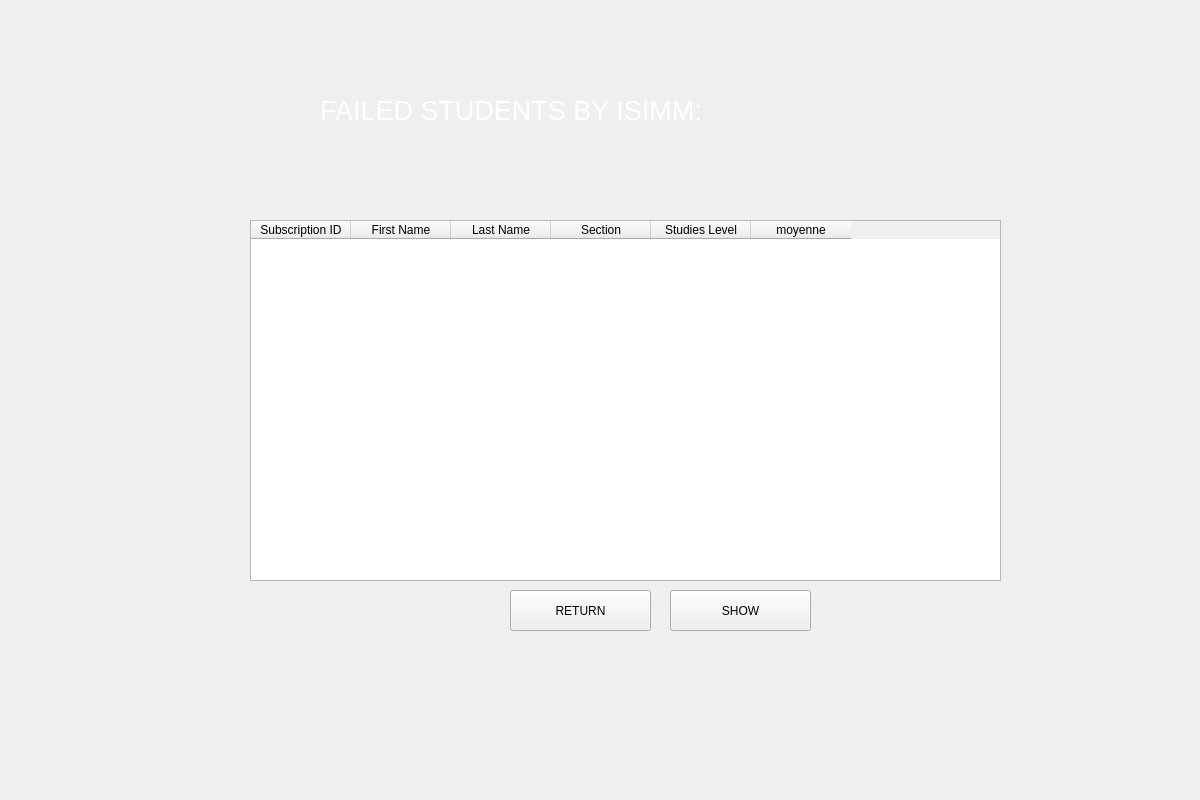
<?xml version="1.0" encoding="UTF-8"?>
<ui version="4.0">
 <class>Form</class>
 <widget class="QWidget" name="Form">
  <property name="geometry">
   <rect>
    <x>0</x>
    <y>0</y>
    <width>1200</width>
    <height>800</height>
   </rect>
  </property>
  <property name="windowTitle">
   <string>Form</string>
  </property>
  <widget class="QLabel" name="label">
   <property name="geometry">
    <rect>
     <x>320</x>
     <y>80</y>
     <width>621</width>
     <height>61</height>
    </rect>
   </property>
   <property name="text">
    <string>&lt;html&gt;&lt;head/&gt;&lt;body&gt;&lt;p&gt;&lt;span style=&quot; font-size:20pt;color:#fff &quot;&gt;FAILED STUDENTS BY ISIMM:&lt;/span&gt;&lt;/p&gt;&lt;/body&gt;&lt;/html&gt;</string>
   </property>
  </widget>
  <widget class="QPushButton" name="ok">
   <property name="geometry">
    <rect>
     <x>510</x>
     <y>590</y>
     <width>141</width>
     <height>41</height>
    </rect>
   </property>
   <property name="styleSheet">
    <string notr="true">font: 12pt &quot;Poppins&quot;;</string>
   </property>
   <property name="text">
    <string>RETURN</string>
   </property>
  </widget>
  <widget class="QPushButton" name="afficher">
   <property name="geometry">
    <rect>
     <x>670</x>
     <y>590</y>
     <width>141</width>
     <height>41</height>
    </rect>
   </property>
   <property name="styleSheet">
    <string notr="true">font: 12pt &quot;Poppins&quot;;</string>
   </property>
   <property name="text">
    <string>SHOW</string>
   </property>
  </widget>
  <widget class="QTableWidget" name="tableWidget">
   <property name="geometry">
    <rect>
     <x>250</x>
     <y>220</y>
     <width>751</width>
     <height>361</height>
    </rect>
   </property>
   <column>
    <property name="text">
     <string>Subscription ID</string>
    </property>
   </column>
   <column>
    <property name="text">
     <string>First Name</string>
    </property>
   </column>
   <column>
    <property name="text">
     <string>Last Name</string>
    </property>
   </column>
   <column>
    <property name="text">
     <string>Section</string>
    </property>
   </column>
   <column>
    <property name="text">
     <string>Studies Level</string>
    </property>
   </column>
   <column>
    <property name="text">
     <string>moyenne</string>
    </property>
   </column>
  </widget>
  <widget class="QLabel" name="label_4">
   <property name="geometry">
    <rect>
     <x>-170</x>
     <y>0</y>
     <width>1441</width>
     <height>861</height>
    </rect>
   </property>
   <property name="text">
    <string/>
   </property>
   <property name="pixmap">
    <pixmap>bg.jpg</pixmap>
   </property>
   <property name="scaledContents">
    <bool>true</bool>
   </property>
  </widget>
 
  <zorder>label_4</zorder>
  <zorder>label</zorder>
  <zorder>ok</zorder>
  <zorder>afficher</zorder>
  <zorder>tableWidget</zorder>
  <zorder>label_3</zorder>
 </widget>
 <resources/>
 <connections/>
</ui>
